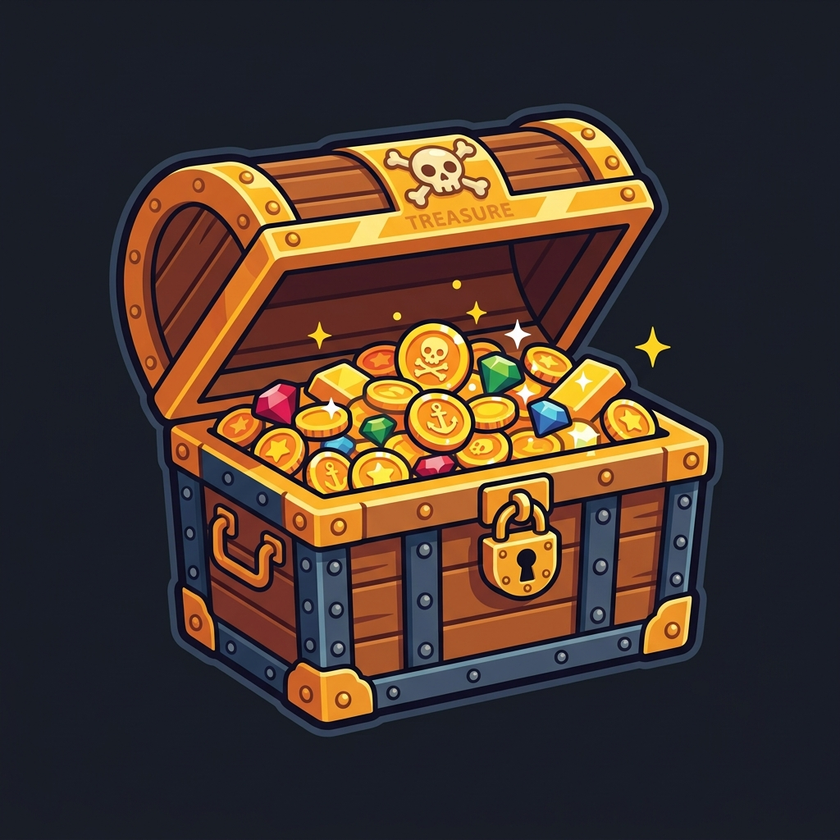
#> input picture assets/placeholder.png, 840 x 840 px, shrunk from 1024 x 1024 before the run
$ python pad_image.py
#> lines starting #> are read from the running program, lines starting #| are printed output that depends on the picture
from PIL import Image

img = Image.open('assets/placeholder.png')
#> img is the input picture: PIL image 840x840 RGB; mean R, G, B 69.4, 53.7, 45.6
w, h = img.size
#> w = 840; h = 840

# We want to zoom out a lot, so we make the canvas 2.5x larger
new_w = int(w * 2.5)
#> new_w = 2100
new_h = int(h * 2.5)
#> new_h = 2100

new_img = Image.new('RGBA', (new_w, new_h), (0, 0, 0, 0))
#> new_img: PIL image 2100x2100 RGBA; every value is 0
new_img.paste(img, ((new_w - w) // 2, (new_h - h) // 2))
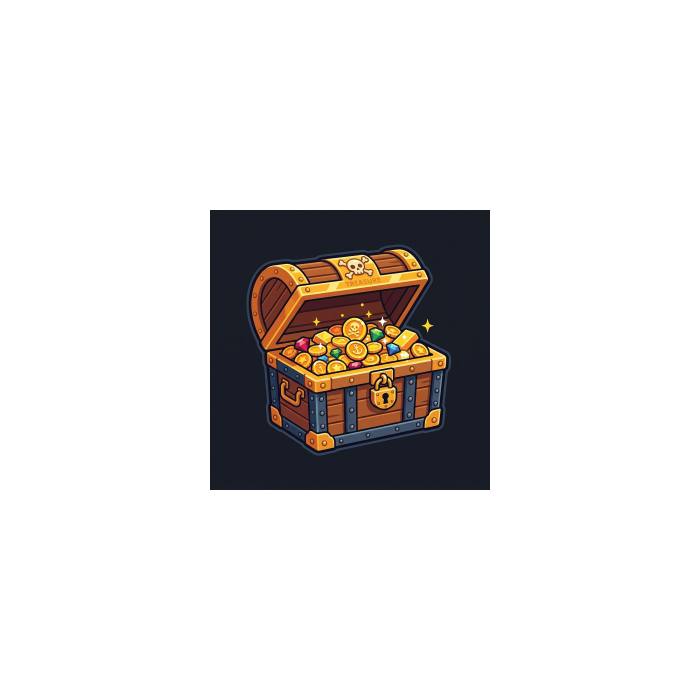
#> new_img: PIL image 2100x2100 RGBA (shown at 1/3 size); mean R, G, B, A 11.1, 8.6, 7.3, 40.8; transparent parts drawn white

new_img.save('assets/placeholder.png')
